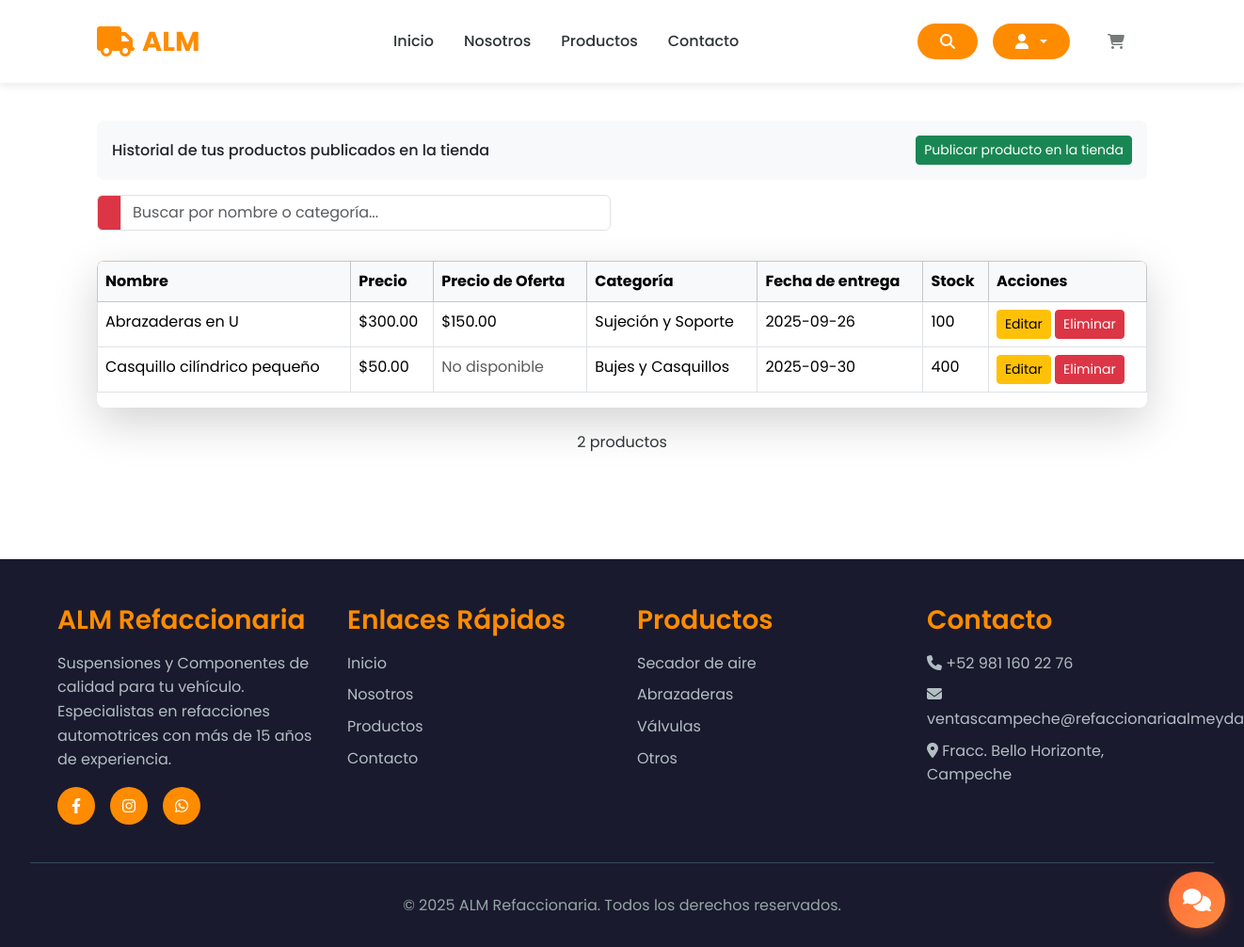
The app's page /productHistory/ (signed in), older data.
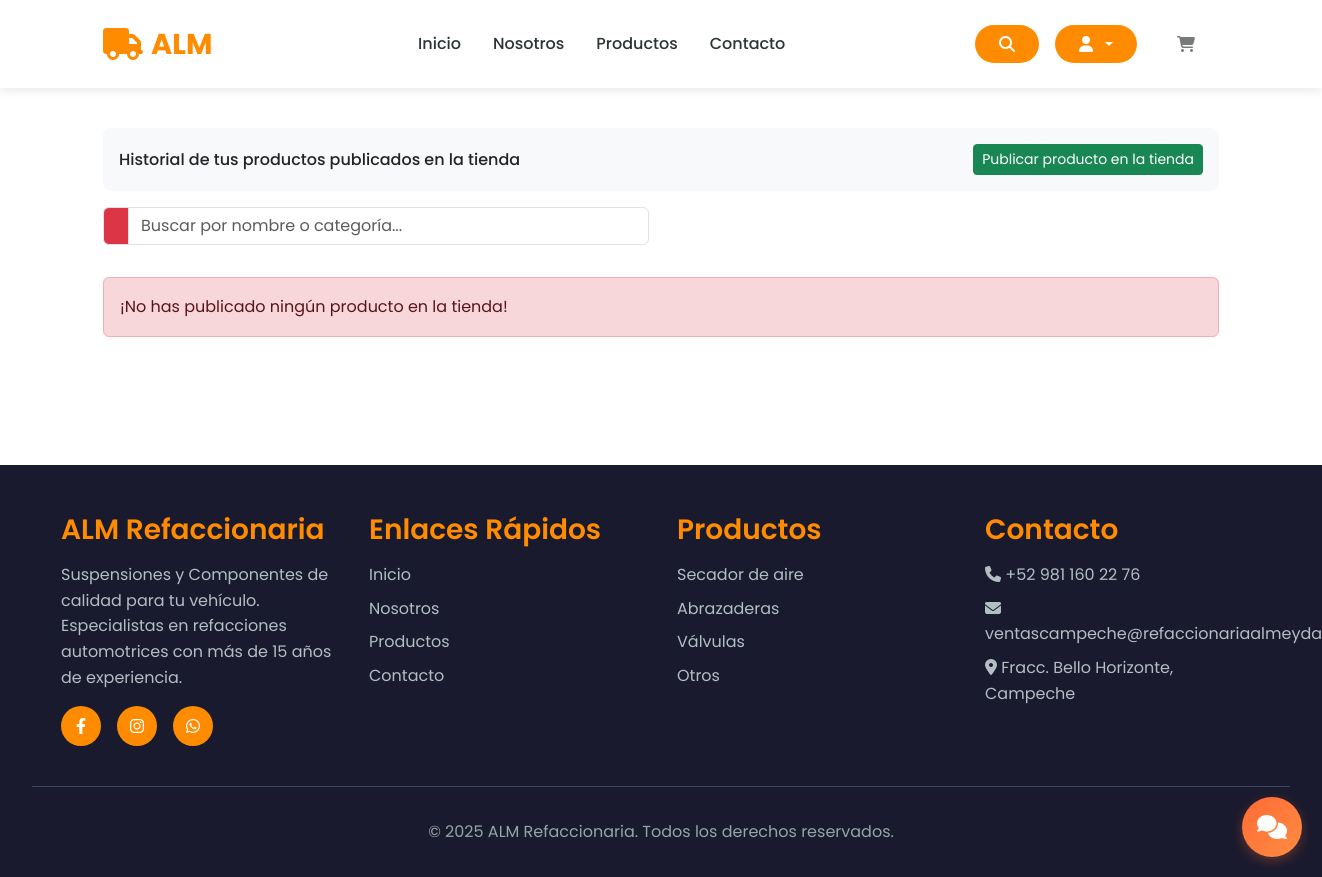
The same page, newer data.
### store/models.py (models this page shows, shortened)
class Product(models.Model):
    CATEGORY_CHOICES = [
        ('Sujeción y Soporte', 'Sujeción y Soporte'),
        ('Motor y Transmisión', 'Motor y Transmisión'),
        ('Sistema hidraulico y Neumatico', 'Sistema hidraulico y Neumatico'),
        ('Bujes y Casquillos', 'Bujes y Casquillos'),
        ('Sistema de Frenos', 'Sistema de Frenos'),
        ('Accesorios y Misceláneos', 'Accesorios y Misceláneos'),
    ]
    MATERIAL_CHOICES = [
        ('Acero', 'Acero'),
        ('Hierro fundido', 'Hierro fundido'),
        ('Bronce / Latón', 'Bronce / Latón'),
        ('Aluminio', 'Aluminio'),
        ('Goma / Poliuretano', 'Goma / Poliuretano'),
        ('Otro', 'Otro'),
    ]
    PROVEEDOR_CHOICES = [
        ('Productos Almeyda', 'Productos Almeyda'),
    ]
    proveedor = models.CharField(max_length=100, choices=PROVEEDOR_CHOICES)
    seller = models.ForeignKey(User, on_delete=models.CASCADE)
    name = models.CharField(max_length=200)
    description = models.TextField(max_length=1000, null=True, blank=True)
    price = models.FloatField()
    offer_price = models.FloatField(null=True, blank=True)
    offer = models.BooleanField(default=False)
    quantity = models.IntegerField()
    category = models.CharField(max_length=50, choices=CATEGORY_CHOICES)
    height_cm = models.FloatField()
    width_cm = models.FloatField()
    material = models.CharField(max_length=50, choices=MATERIAL_CHOICES)
    likes = models.ManyToManyField(User, related_name='liked_products', blank=True)
    date_of_delivery = models.DateField(null=True, blank=True)
    image = models.ImageField(null=True, blank=False)
    imageuno = models.ImageField(null=True, blank=False)
    imagedos = models.ImageField(null=True, blank=False)
    imagetres = models.ImageField(null=True, blank=False)

### store/views.py (the view)
# urls.py: path('productHistory/', views.product_history, name='productHistory'),
@login_required
def product_history(request):
    data = cartData(request)
    cartItems = data['cartItems']
    user = request.user
    products = Product.objects.filter(seller=request.user)
    return render(request, 'store/productHistory.html', {'products': products, 'cartItems': cartItems})

### store/utils.py (called while the page is built)
def cartData(request):
    if request.user.is_authenticated:
        try:
            customer = request.user.customer
            order = Order.objects.filter(customer=customer, complete=False).first()
            if order:
                items = order.orderitem_set.all()
                cartItems = order.get_cart_items
            else:
                items = []
                order = {'get_cart_total': 0, 'get_cart_items': 0, 'shipping': False}
                cartItems = 0
        except Customer.DoesNotExist:
            items = []
            order = {'get_cart_total': 0, 'get_cart_items': 0, 'shipping': False}
            cartItems = 0
    else:
        items = []
        order = {'get_cart_total': 0, 'get_cart_items': 0, 'shipping': False}
        cartItems = 0
    return {'cartItems': cartItems, 'order': order, 'items': items}

### store/templates/store/productHistory.html (shortened to what this page needs)
{% extends 'store/main.html' %}
{% load static %}
{% block content %}
<section>
  <div class="container py-5">
    <div class="row mb-3">
      <div class="col">
        <nav aria-label="breadcrumb" class="bg-body-tertiary rounded-3 p-3 d-flex justify-content-between align-items-center" style="background-color: #CB4C4C;">
          <h6 class="text-dark mb-0">Historial de tus productos publicados en la tienda</h6>
          <a href="{% url 'addProduct' %}" class="btn btn-success btn-sm">Publicar producto en la tienda </a>
        </nav>
      </div>
    </div>
    <div class="row mb-3">
      <div class="col-md-6">
        <div class="input-group mb-3">
          <span class="input-group-text bg-danger text-white" id="search-addon">
          </span>
          <input type="text" id="searchInput" class="form-control" placeholder="Buscar por nombre o categoría..." aria-describedby="search-addon">
        </div>
      </div>
    </div>
    <div class="row">
      {% if products %}
      <div class="col">
        <div class="table-responsive rounded-3 shadow-lg">
          <table class="table table-bordered table-hover" id="productTable">
            <thead class="table-light" style="background-color: #CB4C4C;">
              <tr class="text-white">
                <th>Nombre</th>
                <th>Precio</th>
                <th>Precio de Oferta</th>
                <th>Categoría</th>
                <th>Fecha de entrega</th>
                <th>Stock</th>
                <th>Acciones</th>
              </tr>
            </thead>
            <tbody>
              {% for product in products %}
              <tr>
                <td>{{ product.name }}</td>
                <td>${{ product.price|floatformat:2 }}</td>
                <td>
                  {% if product.offer_price %}
                    ${{ product.offer_price|floatformat:2 }}
                  {% else %}
                    <span class="text-muted">No disponible</span>
                  {% endif %}
                </td>
                <td>{{ product.category }}</td>
                <td>{{ product.date_of_delivery|date:'Y-m-d' }}</td>
                <td>{{ product.quantity }}</td>
                <td>
                  <a href="{% url 'edit_product' product.id %}" class="btn btn-sm btn-warning">Editar</a>
                  <a href="{% url 'delete_product' product.id %}" class="btn btn-sm btn-danger" onclick="return showDeleteProductConfirmation(event, '{{ product.name }}');">Eliminar</a>
                </td>
              </tr>
              {% endfor %}
            </tbody>
          </table>
        </div>
        <div class="d-flex justify-content-center mt-4">
          {{ products|length }} productos
        </div>
      </div>
      {% else %}
      <div class="col">
        <div class="alert alert-danger" role="alert">
          ¡No has publicado ningún producto en la tienda!
        </div>
      </div>
      {% endif %}
    </div>
  </div>
</section>
{% endblock content %}

### store/templates/store/main.html (shortened to what this page needs)
{% extends 'store/base.html' %}
{% load static %}

### store/templates/store/base.html (shortened to what this page needs)
{% load static %}
<!DOCTYPE html>
<html lang="es">
<head>
    <link rel="stylesheet" href="https://cdnjs.cloudflare.com/ajax/libs/font-awesome/6.4.0/css/all.min.css">
    <link href="https://cdn.jsdelivr.net/npm/bootstrap@5.3.3/dist/css/bootstrap.min.css" rel="stylesheet">
</head>
<body>
    <nav class="navbar navbar-expand-lg" id="navbar">
        <div class="container">
            <a href="{% url 'index' %}" class="navbar-brand">
                <i class="fas fa-truck"></i>
                <span>ALM</span>
            </a>
            <ul class="nav-menu" id="navMenu">
                <li><a href="{% url 'index' %}" class="nav-link">Inicio</a></li>
                <li><a href="{% url 'nosotros' %}" class="nav-link">Nosotros</a></li>
                <li><a href="{% url 'store' %}" class="nav-link">Productos</a></li>
                <li><a href="{% url 'contacto' %}" class="nav-link">Contacto</a></li>
            </ul>
            <div class="user-controls">
                <button class="btn btn-primary-custom" type="button" data-bs-toggle="collapse" data-bs-target="#searchCollapse">
                    <i class="fas fa-search"></i>
                </button>
                <div class="dropdown">
                    <button class="btn btn-primary-custom dropdown-toggle" type="button" data-bs-toggle="dropdown">
                        <i class="fas fa-user"></i>
                    </button>
                </div>
                <a href="{% if request.user.is_authenticated and not request.user.is_staff %}{% url 'cart' %}{% else %}#{% endif %}"
                   class="btn btn-primary-custom cart-button {% if not request.user.is_authenticated or request.user.is_staff %}disabled{% endif %}">
                    <i class="fas fa-shopping-cart"></i>
                </a>
            </div>
        </div>
    </nav>
    <main>
        {% block content %}
        {% endblock content %}
    </main>
    <footer>
        <div class="footer-content">
            <div class="footer-section">
                <h3>ALM Refaccionaria</h3>
                <p>Suspensiones y Componentes de calidad para tu vehículo. Especialistas en refacciones automotrices con más de 15 años de experiencia.</p>
                <div class="social-links">
                    <a href="https://www.facebook.com/p/Suspensiones-y-sus-Componentes-ALM-Campeche-100075511974740/" target="_blank" rel="noopener noreferrer">
                        <i class="fab fa-facebook-f"></i>
                    </a>
                    <a href="https://www.instagram.com/alm_refaccionaria" target="_blank" rel="noopener noreferrer">
                        <i class="fab fa-instagram"></i>
                    </a>
                    <a href="https://wa.me/529811602276?text=Hola,%20me%20interesa%20información%20sobre%20sus%20productos%20de%20refacciones%20automotrices" target="_blank" rel="noopener noreferrer">
                        <i class="fab fa-whatsapp"></i>
                    </a>
                </div>
            </div>
            <div class="footer-section">
                <h3>Enlaces Rápidos</h3>
                <a href="{% url 'index' %}">Inicio</a>
                <a href="{% url 'nosotros' %}">Nosotros</a>
                <a href="{% url 'store' %}">Productos</a>
                <a href="{% url 'contacto' %}">Contacto</a>
            </div>
            <div class="footer-section">
                <h3>Productos</h3>
                <a href="#">Secador de aire</a>
                <a href="#">Abrazaderas</a>
                <a href="#">Válvulas</a>
                <a href="#">Otros</a>
            </div>
            <div class="footer-section">
                <h3>Contacto</h3>
                <p><i class="fas fa-phone"></i> +52 981 160 22 76</p>
                <p><i class="fas fa-envelope"></i> ventascampeche@refaccionariaalmeyda.com.mx</p>
                <p><i class="fas fa-map-marker-alt"></i> Fracc. Bello Horizonte, Campeche</p>
            </div>
        </div>
        <div class="footer-bottom">
            <p>&copy; 2025 ALM Refaccionaria. Todos los derechos reservados.</p>
        </div>
    </footer>
    <div class="chatbot-container">
        <button class="chatbot-button" id="chatbot-toggle">
            <i class="fas fa-comments"></i>
        </button>
    </div>
</body>
</html>

### store/templates/store/base.html (style rules this page uses)
* { margin: 0; padding: 0; box-sizing: border-box; }
:root { --primary-color: #FF8C00; --secondary-color: #1a1a2e; --accent-color: #FFA500; --text-dark: #2d3436; --text-light: #636e72; --white: #ffffff; --light-bg: #f8f9fa; }
.chatbot-container { position: fixed; bottom: 20px; right: 20px; z-index: 9999; font-family: -apple-system, BlinkMacSystemFont, 'Segoe UI', Roboto, sans-serif; }
.chatbot-button { width: 60px; height: 60px; border-radius: 50%; background: linear-gradient(135deg, #ff6b35, #ff8c42); border: none; box-shadow: 0 4px 12px rgba(255, 107, 53, 0.3); cursor: pointer; display: flex; align-items: center; justify-content: center; transition: all 0.3s ease; color: white; font-size: 24px; }
body { font-family: 'Poppins', sans-serif; line-height: 1.6; color: var(--text-dark); background-color: var(--white); }
.navbar { background: var(--white) !important; padding: 1rem 0; box-shadow: 0 2px 10px rgba(0,0,0,0.1); transition: all 0.3s ease; position: fixed; top: 0; width: 100%; z-index: 1000; }
.navbar-brand { font-size: 1.8rem; font-weight: 700; color: var(--primary-color) !important; text-decoration: none; display: flex; align-items: center; gap: 0.5rem; }
.navbar-brand i { font-size: 2rem; }
.nav-menu { display: flex; list-style: none; gap: 2rem; margin: 0; padding: 0; }
.nav-link { color: var(--text-dark) !important; text-decoration: none; font-weight: 500; transition: all 0.3s ease; position: relative; }
.nav-link::after { content: ''; position: absolute; bottom: -5px; left: 0; width: 0; height: 2px; background: var(--primary-color); transition: width 0.3s ease; }
.user-controls { display: flex; align-items: center; gap: 1rem; }
.btn-primary-custom { background: var(--primary-color); color: white; border: none; padding: 0.7rem 1.5rem; border-radius: 50px; font-weight: 600; transition: all 0.3s ease; text-decoration: none; display: inline-flex; align-items: center; gap: 0.5rem; }
.cart-button { position: relative; }
main { margin-top: 80px; }
footer { background: var(--secondary-color); color: var(--white); padding: 3rem 2rem 1rem; margin-top: 4rem; }
.footer-content { max-width: 1200px; margin: 0 auto; display: grid; grid-template-columns: repeat(auto-fit, minmax(250px, 1fr)); gap: 2rem; }
.footer-section h3 { color: var(--primary-color); margin-bottom: 1rem; font-weight: 600; }
.footer-section p, .footer-section a { color: #b2bec3; text-decoration: none; display: block; margin-bottom: 0.5rem; transition: color 0.3s ease; }
.social-links { display: flex; gap: 1rem; margin-top: 1rem; }
.social-links a { display: inline-flex; align-items: center; justify-content: center; width: 40px; height: 40px; background: var(--primary-color); color: white; border-radius: 50%; text-decoration: none; transition: all 0.3s ease; }
.footer-bottom { text-align: center; padding-top: 2rem; margin-top: 2rem; border-top: 1px solid #34495e; color: #95a5a6; }
* { transition: background-color 0.3s ease, color 0.3s ease, border-color 0.3s ease; }

### store/templates/store/main.html (style rules this page uses)
.chatbot-container { position: fixed; bottom: 20px; right: 20px; z-index: 9999; font-family: -apple-system, BlinkMacSystemFont, 'Segoe UI', Roboto, sans-serif; }
.chatbot-button { width: 60px; height: 60px; border-radius: 50%; background: linear-gradient(135deg, #ff6b35, #ff8c42); border: none; box-shadow: 0 4px 12px rgba(255, 107, 53, 0.3); cursor: pointer; display: flex; align-items: center; justify-content: center; transition: all 0.3s ease; color: white; font-size: 24px; }

Row changes from the older to the newer data that the page shows:
removed Product: name "Abrazaderas en U", price "300.00", offer_price "150.00", category "Sujeción y Soporte", date_of_delivery "2025-09-26", quantity "100"
removed Product: name "Casquillo cilíndrico pequeño", price "50.00", shows "No disponible", category "Bujes y Casquillos", date_of_delivery "2025-09-30", quantity "400"
Text that changed along with them:
{{ products|length }}: "2" → (not shown)
text no longer shown: "Nombre Precio Precio de Oferta Categoría Fecha de entrega Stock Acciones productos"
text now shown: "¡No has publicado ningún producto en la tienda!"
